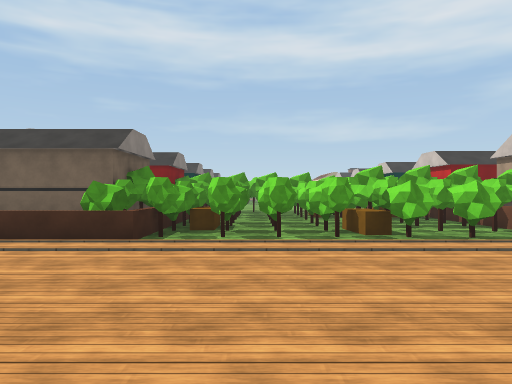
View 1 (above)

23 first-person views from a walk through a 3-D level made in the Unity game engine. The camera is 1.4 m above the floor, looks level and sees 70° across. The floor is counted in squares, 2 m on a side. Each view is taken from the middle of a square. On the plan, view 1 faces up. The plan holds only what a view shows up to about 11 squares ahead; the rest is blank. The place goes on beyond the plan. The player character is not drawn. Surface patterns are stand-ins for the level's own textures.

View 2
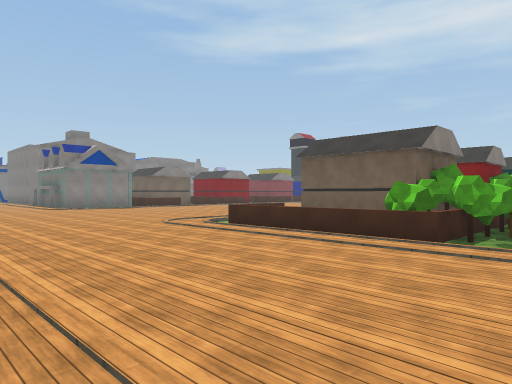

View 3
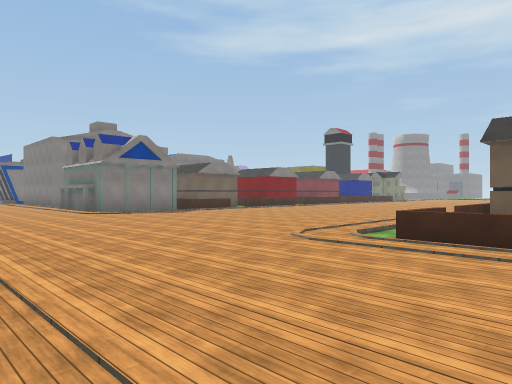

View 4
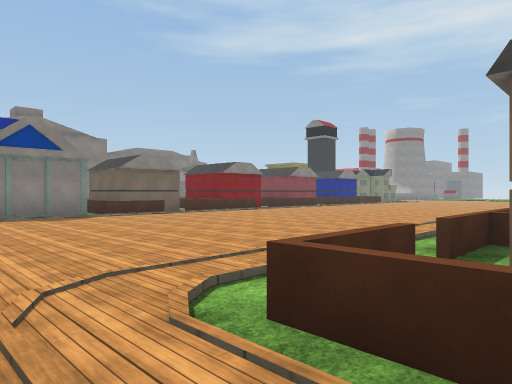

View 5
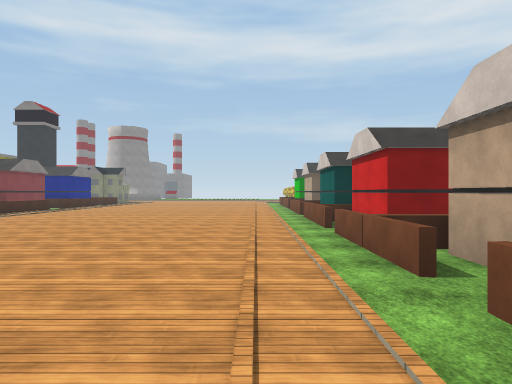

View 6
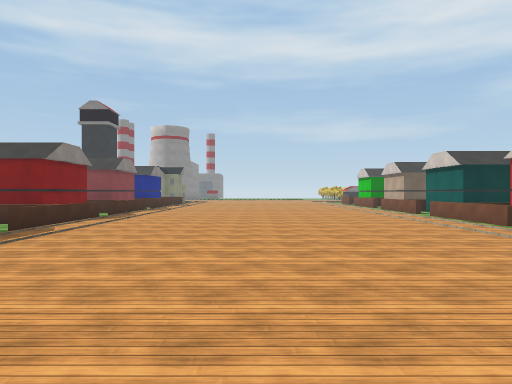

View 7
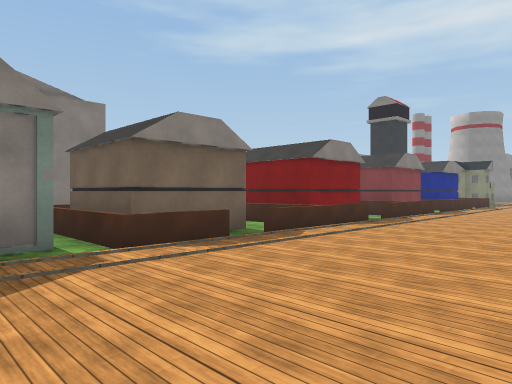

View 8
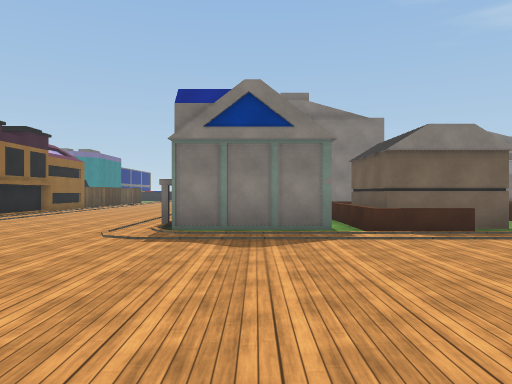

View 9
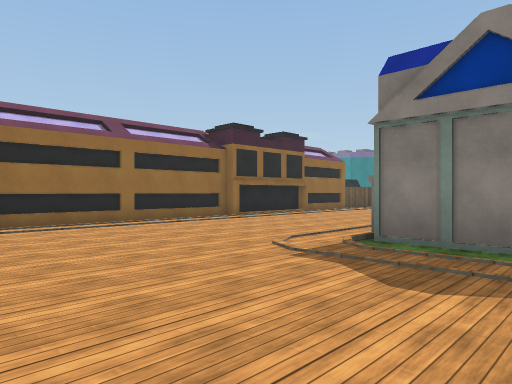

View 10
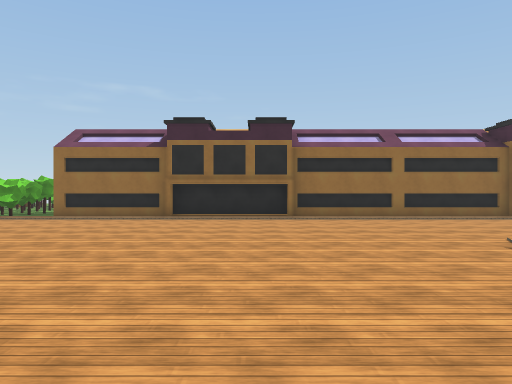

View 11
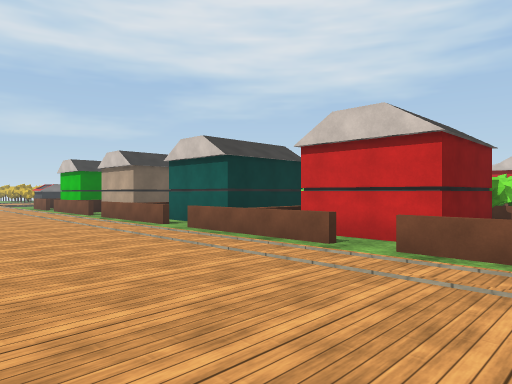

View 12
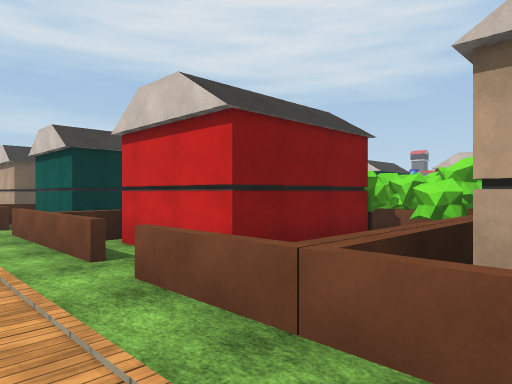

View 13
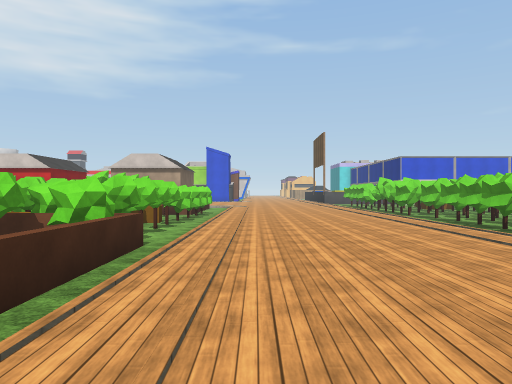

View 14
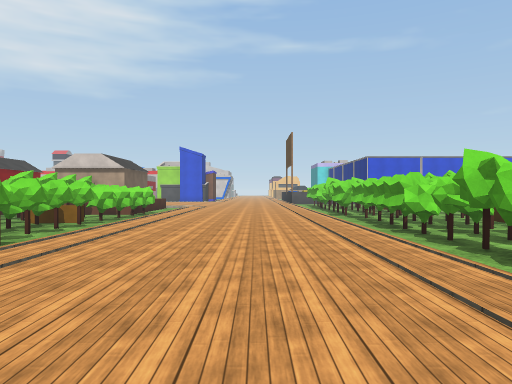

View 15
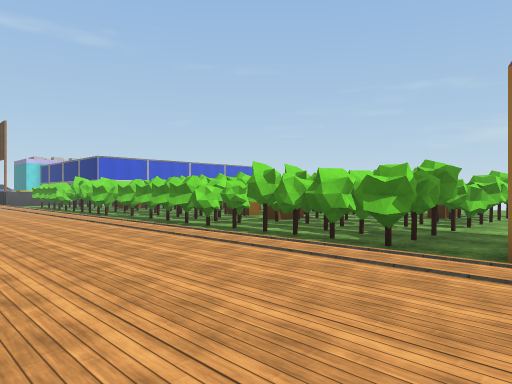

View 16
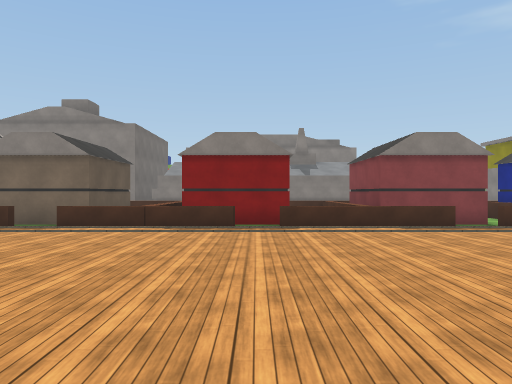

View 17
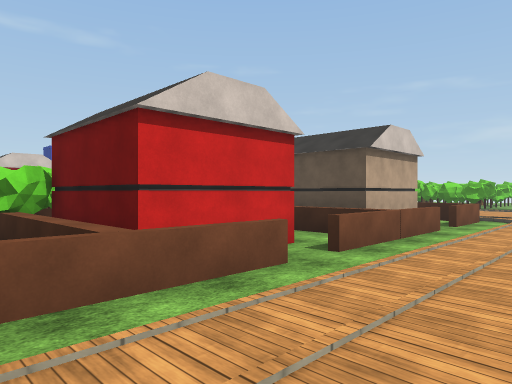

View 18
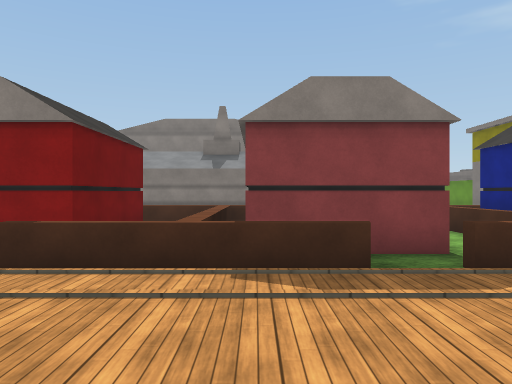

View 19
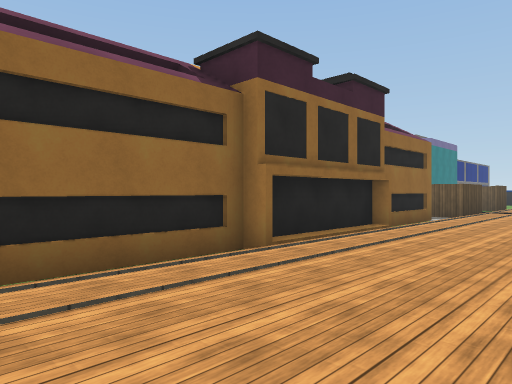

View 20
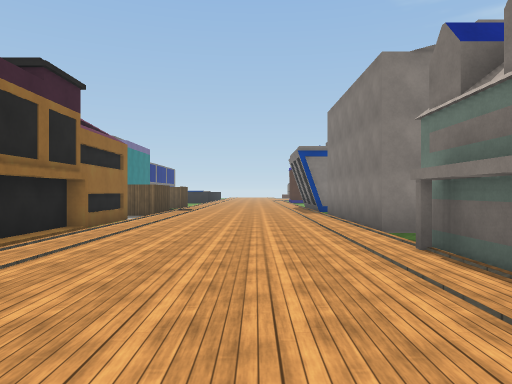

View 21
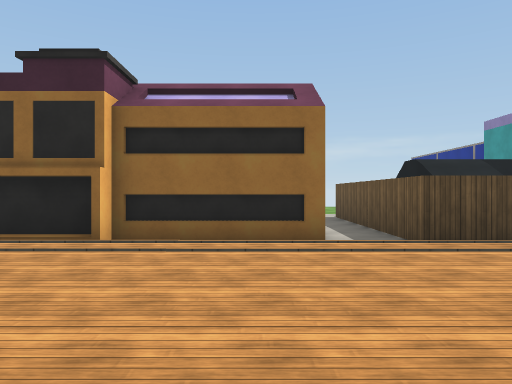

View 22
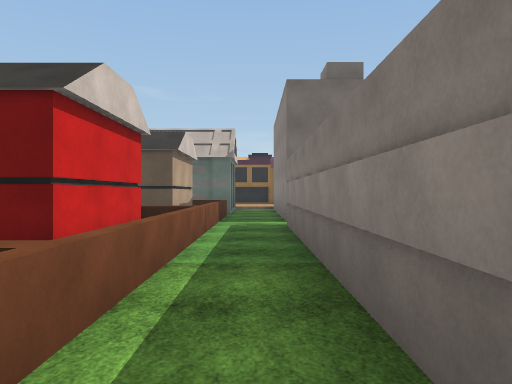

View 23
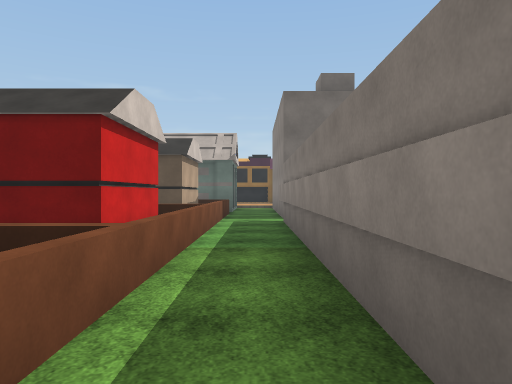

### Floor plan
Key: @ floor where view 1 was taken; # wall or solid block; x gap in a wall; . floor; / step, stairs or slope; ^ raised ledge; H house; O other object.
Columns run from 29 left of view 1 to 4 right of it. Each row starts with its distance up from view 1.
 21        .    H/.     ...H#
 20       #.H   H/..    ...H
 19       #.H###H/...   ...H
 18       #.HHHHH/.........H#
 17       #.H###H/..........#
 16       #.H#  H/.........HHHH
 15       #.H#  H/.........HHH#
 14       #.HHHHH/.........H####
 13       #.H  .H/.........H##
 12       #.H###H/.........H###
 11       #.H###H/.........H..#
 10       #.H###H/.........HHH#
  9       #.HHHHH/.........H###
  8            #./..........#    ####
  7            #./.........H#######^##
  6   #####.## #./.........HHH##.##x##
  5   ///////###/.........////////////
  4   ................................
  3   ................................
  2   ................................
  1  .................................
  0 HHH//////////////////////////@////
 -1   HO##############################
 -2   H
 -3   HO                    ##
 -4   H                     .#
 -5   H                     ##
 -6   H                     ##
 -7                         #
 -8                         ##

Where each view was taken, in squares from view 1:
view 1: 0 up, 0 right, facing up
view 2: 0 up, 0 right, facing up-left
view 3: 0 up, 4 left, facing up-left
view 4: 4 up, 5 left, facing up-left
view 5: 5 up, 8 left, facing up
view 6: 5 up, 12 left, facing up
view 7: 7 up, 12 left, facing up-left
view 8: 7 up, 10 left, facing left
view 9: 8 up, 12 left, facing down-left
view 10: 10 up, 12 left, facing down
view 11: 10 up, 11 left, facing up-right
view 12: 9 up, 8 left, facing up-right
view 13: 4 up, 7 left, facing right
view 14: 2 up, 7 left, facing right
view 15: 4 up, 7 left, facing down-right
view 16: 16 up, 9 left, facing left
view 17: 16 up, 9 left, facing down-right
view 18: 19 up, 13 left, facing left
view 19: 3 up, 16 left, facing down-left
view 20: 3 up, 16 left, facing left
view 21: 5 up, 25 left, facing down
view 22: 20 up, 22 left, facing down
view 23: 21 up, 22 left, facing down
